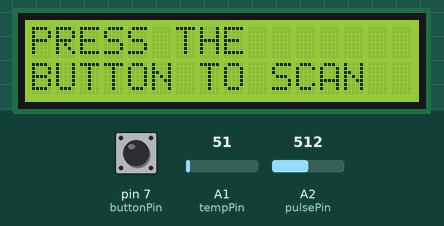
The sketch below on a simulated Arduino Uno, built with avr-gcc and run on an emulated ATmega328P. On the bench: 16×2 character LCD. The inputs (shaded band) are chosen by the test bench; at power-on: pin 7 (buttonPin) LOW, A1 (tempPin) = 51, A2 (pulsePin) = 512.

Above: at 7.2 s.
7.3 s: pin 7 (buttonPin) pulled HIGH for 0.15 s
At 8.1 s:
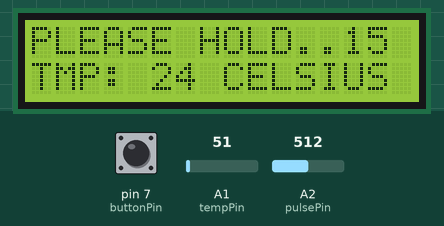
10.4 s: A1 (tempPin) set to 61
At 12.1 s:
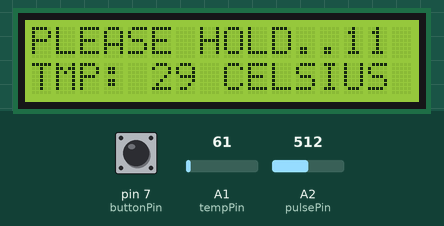
13.4 s: A1 (tempPin) set to 71
At 15.1 s:
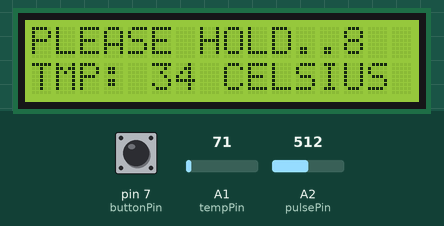
16.4 s: A1 (tempPin) set to 86
At 40.6 s:
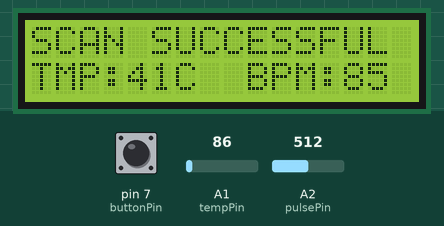
Timing chart, 0 to 42.1 s (numbered marks = the images above; inputs shaded):
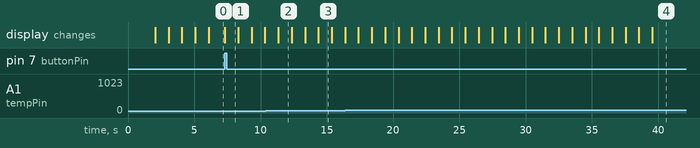

The sketch:

copy_of_health_monitoring_1.ino
```cpp
#include <LiquidCrystal.h>
LiquidCrystal lcd(12, 11, 5, 4, 3, 2);

//WIFI CONNECTION
//const char *SSID     = "WIFI-SSID"; Enter your Wi-Fi name
//const char *PASSWORD = "PASSWORD" ; Enter your Wi-Fi password
//SQL SERVER
//char* const host = "sql.sample.com";
//int hostPort = 80;

int valTemp;
int valPulse;
int tempPin = A1;
int pulsePin = A2;
int buttonPin = 7;
int buttonState = 0;
int counter = 0;
bool displayStandby = false;
bool scanning = false;
String seconds;

void setup() {
  pinMode(buttonPin, INPUT);

  //wifi.init(SSID, PASSWORD);

  lcd.begin(16, 2);
  Serial.begin(9600);
  lcd.print("WELCOME TO ");
  lcd.setCursor(0, 2);
  lcd.print("HEALTH MONITORING DEVICE");
  delay(2000);
  lcd.clear();
  lcd.print("INITIALIZING");
  for (int i=0; i < 4; i++){
      lcd.print(".");
      delay(1000);
  }
  lcd.clear();
  displayStandby = true;
}

void loop() {
  buttonState = digitalRead(buttonPin);
  if (buttonState == 1){
    scanning = true;
    ScanData();
  }
  else{
 	scanning = false;
    StandbyMessage();
  }
}

void StandbyMessage(){
  if (displayStandby == true){
    lcd.print("PRESS THE");
    lcd.setCursor(0, 2);
    lcd.print("BUTTON TO SCAN");
    displayStandby = false;
  }

}

void ScanData(){
  lcd.clear();
  for (int i=15; i >= 0; i--){
    seconds = String(i);
    lcd.print("PLEASE HOLD.." + seconds);
    lcd.setCursor(0, 2);
    lcd.print("TMP: ");
    valTemp = analogRead(tempPin);
    float mv = ( valTemp/1024.0)*5000;
    float cel = mv/10;
    valTemp = cel;
    lcd.print(valTemp);
    lcd.print(" CELSIUS");
    lcd.print("          ");
    delay(1000);
    lcd.clear();
  }
  for (int i=15; i >= 0; i--){
    seconds = String(i);
    lcd.print("PLEASE HOLD.." + seconds);
    lcd.setCursor(0, 2);
    lcd.print("BPM: ");
    valPulse = analogRead(pulsePin);
    valPulse = valPulse/6;
    lcd.print(valPulse);
    lcd.print(" pulse");
    lcd.print("          ");
    delay(1000);
    lcd.clear();
  }
  lcd.print("SCAN SUCCESSFUL");
  lcd.setCursor(0, 2);
  lcd.print("TMP:");
  lcd.print(valTemp);
  lcd.print("C  ");
  lcd.print("BPM:");
  lcd.print(valPulse);
  delay(3000);
  lcd.clear();
  lcd.print("UPLOADING");

  //Send request for www.google.com at port 80
  //wifi.httpGet(host, hostPort);
  // get response buffer. Note that it is set to 250 bytes due to the Arduino low memory
  //char* wifiBuf = wifi.getBuffer();

  lcd.setCursor(0, 2);
  lcd.print("DATA");
  for (int i=5; i >= 0; i--){
    lcd.print(".");
    delay(1000);
  }
  lcd.clear();
  lcd.print("THANK YOU FOR");
  lcd.setCursor(0, 2);
  lcd.print("USING");
  delay(3000);
}
 
```

Measured:
- after the input at 7.3 s, the display: changes at once (image 1)
- what the display in image 2 shows lasts 1.0 s, from 11.3 s to 12.3 s
